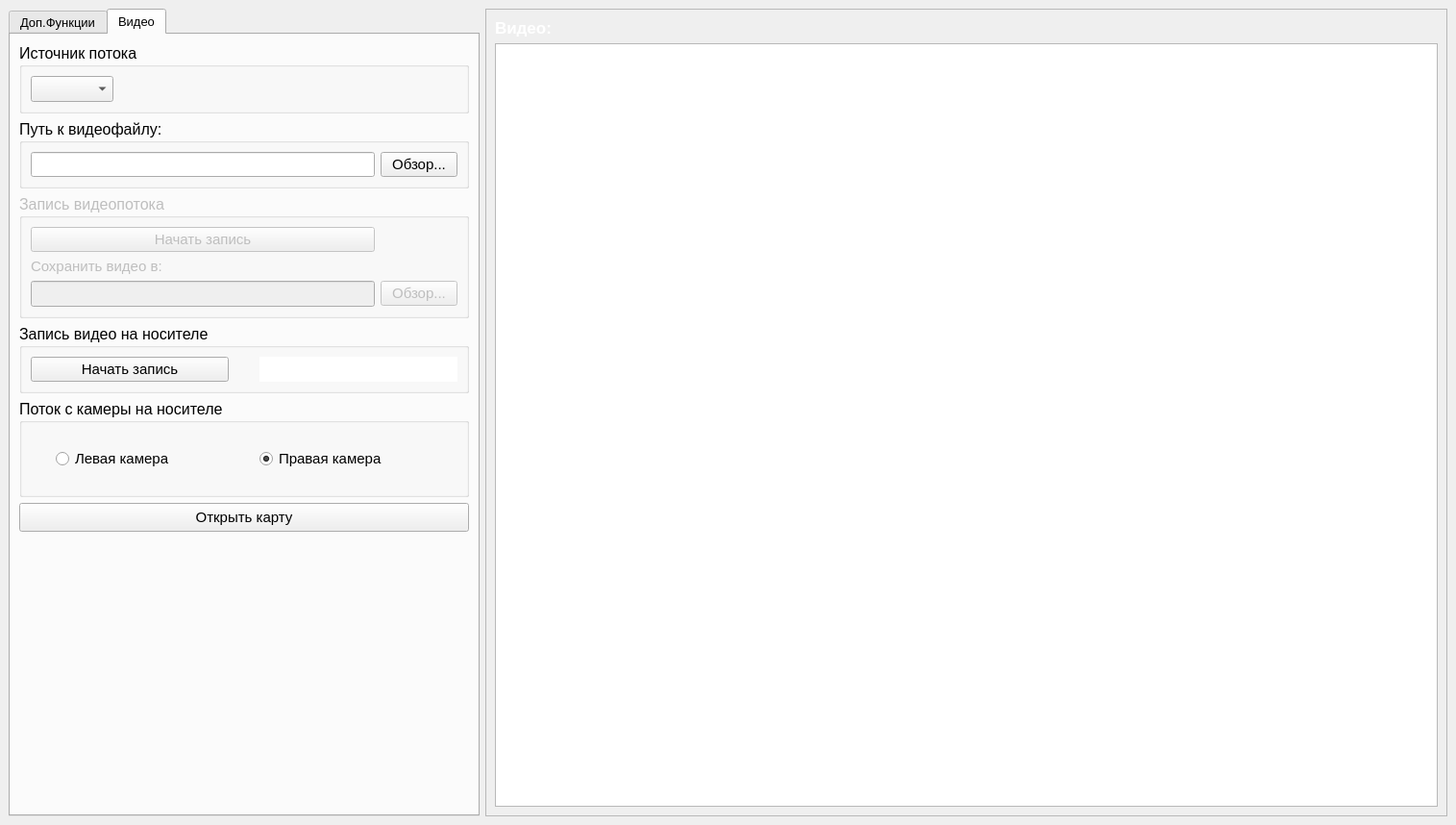
<?xml version="1.0" encoding="UTF-8"?>
<ui version="4.0">
 <class>MainWindow</class>
 <widget class="QMainWindow" name="MainWindow">
  <property name="geometry">
   <rect>
    <x>0</x>
    <y>0</y>
    <width>1515</width>
    <height>858</height>
   </rect>
  </property>
  <property name="minimumSize">
   <size>
    <width>1370</width>
    <height>739</height>
   </size>
  </property>
  <property name="windowTitle">
   <string>MainWindow</string>
  </property>
  <property name="styleSheet">
   <string notr="true">#centralwidget{border-image: url(:/backgrounds/hd-background.png) 0 0 0 0 stretch stretch;}</string>
  </property>
  <widget class="QWidget" name="centralwidget">
   <layout class="QGridLayout" name="gridLayout_2">
    <item row="0" column="0">
     <layout class="QGridLayout" name="gridLayout">
      <item row="0" column="1" colspan="2">
       <widget class="QFrame" name="frame">
        <property name="sizePolicy">
         <sizepolicy hsizetype="Preferred" vsizetype="MinimumExpanding">
          <horstretch>0</horstretch>
          <verstretch>0</verstretch>
         </sizepolicy>
        </property>
        <property name="frameShape">
         <enum>QFrame::StyledPanel</enum>
        </property>
        <property name="frameShadow">
         <enum>QFrame::Raised</enum>
        </property>
        <layout class="QGridLayout" name="gridLayout_3">
         <item row="1" column="0">
          <widget class="QLabel" name="label_2">
           <property name="font">
            <font>
             <pointsize>13</pointsize>
             <weight>75</weight>
             <bold>true</bold>
            </font>
           </property>
           <property name="styleSheet">
            <string notr="true">color: white</string>
           </property>
           <property name="text">
            <string>Видео:</string>
           </property>
          </widget>
         </item>
         <item row="3" column="0">
          <widget class="QGraphicsView" name="graphicsView">
           <property name="enabled">
            <bool>true</bool>
           </property>
           <property name="minimumSize">
            <size>
             <width>981</width>
             <height>552</height>
            </size>
           </property>
          </widget>
         </item>
        </layout>
       </widget>
      </item>
      <item row="0" column="0">
       <widget class="QTabWidget" name="tabWidget">
        <property name="enabled">
         <bool>true</bool>
        </property>
        <property name="sizePolicy">
         <sizepolicy hsizetype="Preferred" vsizetype="Preferred">
          <horstretch>0</horstretch>
          <verstretch>0</verstretch>
         </sizepolicy>
        </property>
        <property name="minimumSize">
         <size>
          <width>350</width>
          <height>699</height>
         </size>
        </property>
        <property name="maximumSize">
         <size>
          <width>500</width>
          <height>10000</height>
         </size>
        </property>
        <property name="font">
         <font>
          <family>Arial</family>
          <pointsize>10</pointsize>
          <weight>50</weight>
          <italic>false</italic>
          <bold>false</bold>
         </font>
        </property>
        <property name="currentIndex">
         <number>1</number>
        </property>
        <widget class="QWidget" name="tab">
         <attribute name="title">
          <string>Доп.Функции</string>
         </attribute>
         <layout class="QGridLayout" name="gridLayout_6">
          <item row="9" column="0">
           <widget class="QGroupBox" name="groupBoxGPS">
            <property name="font">
             <font>
              <pointsize>12</pointsize>
             </font>
            </property>
            <property name="title">
             <string>GPS</string>
            </property>
            <layout class="QGridLayout" name="gridLayout_8">
             <item row="1" column="0" colspan="2">
              <layout class="QGridLayout" name="gridLayout_19">
               <item row="0" column="1">
                <widget class="QLabel" name="label_6">
                 <property name="sizePolicy">
                  <sizepolicy hsizetype="Preferred" vsizetype="Preferred">
                   <horstretch>0</horstretch>
                   <verstretch>0</verstretch>
                  </sizepolicy>
                 </property>
                 <property name="font">
                  <font>
                   <pointsize>12</pointsize>
                  </font>
                 </property>
                 <property name="text">
                  <string>Координата Y</string>
                 </property>
                 <property name="alignment">
                  <set>Qt::AlignCenter</set>
                 </property>
                </widget>
               </item>
               <item row="1" column="0">
                <widget class="QLineEdit" name="lineEdit_cor_x"/>
               </item>
               <item row="1" column="1">
                <widget class="QLineEdit" name="lineEdit_cor_y"/>
               </item>
               <item row="0" column="0">
                <widget class="QLabel" name="label_7">
                 <property name="font">
                  <font>
                   <pointsize>12</pointsize>
                  </font>
                 </property>
                 <property name="text">
                  <string>Координата X</string>
                 </property>
                 <property name="alignment">
                  <set>Qt::AlignCenter</set>
                 </property>
                </widget>
               </item>
              </layout>
             </item>
             <item row="2" column="0">
              <widget class="QPushButton" name="pushBut_GPS_Nord">
               <property name="font">
                <font>
                 <pointsize>12</pointsize>
                </font>
               </property>
               <property name="text">
                <string>Задать направление на север</string>
               </property>
              </widget>
             </item>
             <item row="0" column="0">
              <widget class="QPushButton" name="pushButGPS">
               <property name="font">
                <font>
                 <pointsize>12</pointsize>
                </font>
               </property>
               <property name="text">
                <string>Задать координаты GPS</string>
               </property>
              </widget>
             </item>
             <item row="0" column="1">
              <spacer name="horizontalSpacer">
               <property name="orientation">
                <enum>Qt::Horizontal</enum>
               </property>
               <property name="sizeHint" stdset="0">
                <size>
                 <width>40</width>
                 <height>20</height>
                </size>
               </property>
              </spacer>
             </item>
            </layout>
           </widget>
          </item>
          <item row="7" column="0">
           <widget class="QGroupBox" name="groupBox_11">
            <property name="minimumSize">
             <size>
              <width>328</width>
              <height>72</height>
             </size>
            </property>
            <property name="font">
             <font>
              <pointsize>12</pointsize>
             </font>
            </property>
            <property name="title">
             <string>Сканирование</string>
            </property>
            <layout class="QGridLayout" name="gridLayout_5">
             <item row="0" column="2">
              <widget class="QPushButton" name="to_start">
               <property name="minimumSize">
                <size>
                 <width>149</width>
                 <height>26</height>
                </size>
               </property>
               <property name="font">
                <font>
                 <pointsize>11</pointsize>
                </font>
               </property>
               <property name="text">
                <string>В 0 положение</string>
               </property>
              </widget>
             </item>
             <item row="1" column="2">
              <widget class="QPushButton" name="setZero">
               <property name="font">
                <font>
                 <pointsize>12</pointsize>
                </font>
               </property>
               <property name="text">
                <string>Задать 0</string>
               </property>
              </widget>
             </item>
             <item row="1" column="1">
              <widget class="QPushButton" name="dtn_send_corners">
               <property name="font">
                <font>
                 <pointsize>12</pointsize>
                </font>
               </property>
               <property name="text">
                <string>Ввести сектор</string>
               </property>
              </widget>
             </item>
             <item row="0" column="1">
              <widget class="QPushButton" name="scanningBt">
               <property name="minimumSize">
                <size>
                 <width>132</width>
                 <height>26</height>
                </size>
               </property>
               <property name="font">
                <font>
                 <pointsize>11</pointsize>
                </font>
               </property>
               <property name="text">
                <string>Выключено</string>
               </property>
              </widget>
             </item>
             <item row="2" column="1" colspan="2">
              <layout class="QGridLayout" name="gridLayout_4">
               <item row="0" column="1">
                <widget class="QLabel" name="label_5">
                 <property name="font">
                  <font>
                   <pointsize>8</pointsize>
                  </font>
                 </property>
                 <property name="text">
                  <string>Угол по верт.</string>
                 </property>
                 <property name="alignment">
                  <set>Qt::AlignCenter</set>
                 </property>
                </widget>
               </item>
               <item row="1" column="1">
                <widget class="QLineEdit" name="lineEdit_corners_y">
                 <property name="text">
                  <string>20</string>
                 </property>
                 <property name="alignment">
                  <set>Qt::AlignCenter</set>
                 </property>
                </widget>
               </item>
               <item row="0" column="0">
                <widget class="QLabel" name="label">
                 <property name="font">
                  <font>
                   <pointsize>8</pointsize>
                  </font>
                 </property>
                 <property name="text">
                  <string>Угол по горизонт.</string>
                 </property>
                 <property name="alignment">
                  <set>Qt::AlignCenter</set>
                 </property>
                </widget>
               </item>
               <item row="1" column="0">
                <widget class="QLineEdit" name="lineEdit_corners_x">
                 <property name="text">
                  <string>50</string>
                 </property>
                 <property name="alignment">
                  <set>Qt::AlignCenter</set>
                 </property>
                </widget>
               </item>
              </layout>
             </item>
            </layout>
           </widget>
          </item>
          <item row="0" column="0">
           <widget class="Line" name="line_2">
            <property name="orientation">
             <enum>Qt::Horizontal</enum>
            </property>
           </widget>
          </item>
          <item row="8" column="0">
           <widget class="QGroupBox" name="groupBox_10">
            <property name="minimumSize">
             <size>
              <width>328</width>
              <height>72</height>
             </size>
            </property>
            <property name="font">
             <font>
              <pointsize>12</pointsize>
             </font>
            </property>
            <property name="title">
             <string>Управление слежением</string>
            </property>
            <layout class="QGridLayout" name="gridLayout_17">
             <item row="0" column="0">
              <widget class="QPushButton" name="engineBtn">
               <property name="minimumSize">
                <size>
                 <width>149</width>
                 <height>26</height>
                </size>
               </property>
               <property name="font">
                <font>
                 <pointsize>11</pointsize>
                </font>
               </property>
               <property name="text">
                <string>Включить двигатели</string>
               </property>
              </widget>
             </item>
             <item row="0" column="1">
              <spacer name="horizontalSpacer_4">
               <property name="orientation">
                <enum>Qt::Horizontal</enum>
               </property>
               <property name="sizeType">
                <enum>QSizePolicy::Preferred</enum>
               </property>
               <property name="sizeHint" stdset="0">
                <size>
                 <width>40</width>
                 <height>20</height>
                </size>
               </property>
              </spacer>
             </item>
            </layout>
           </widget>
          </item>
          <item row="10" column="0">
           <widget class="QGroupBox" name="groupBox_12">
            <property name="minimumSize">
             <size>
              <width>328</width>
              <height>73</height>
             </size>
            </property>
            <property name="font">
             <font>
              <pointsize>12</pointsize>
             </font>
            </property>
            <property name="title">
             <string>Калибровка камер</string>
            </property>
            <layout class="QVBoxLayout" name="verticalLayout">
             <item>
              <widget class="QPushButton" name="calibBt">
               <property name="minimumSize">
                <size>
                 <width>304</width>
                 <height>27</height>
                </size>
               </property>
               <property name="font">
                <font>
                 <pointsize>12</pointsize>
                </font>
               </property>
               <property name="text">
                <string>Запустить калибровку</string>
               </property>
              </widget>
             </item>
            </layout>
           </widget>
          </item>
          <item row="1" column="0">
           <widget class="QGroupBox" name="groupBox_2">
            <property name="minimumSize">
             <size>
              <width>328</width>
              <height>153</height>
             </size>
            </property>
            <property name="font">
             <font>
              <pointsize>12</pointsize>
             </font>
            </property>
            <property name="title">
             <string>Нейросеть</string>
            </property>
            <layout class="QGridLayout" name="gridLayout_9">
             <item row="2" column="0" colspan="4">
              <widget class="QLabel" name="label_4">
               <property name="enabled">
                <bool>true</bool>
               </property>
               <property name="font">
                <font>
                 <pointsize>12</pointsize>
                </font>
               </property>
               <property name="text">
                <string>Настройки нейросети</string>
               </property>
              </widget>
             </item>
             <item row="3" column="0" colspan="4">
              <widget class="QComboBox" name="comboBox_neuro">
               <property name="enabled">
                <bool>true</bool>
               </property>
               <property name="minimumSize">
                <size>
                 <width>304</width>
                 <height>22</height>
                </size>
               </property>
              </widget>
             </item>
             <item row="0" column="0" colspan="2">
              <widget class="QPushButton" name="neuroBtn">
               <property name="font">
                <font>
                 <pointsize>12</pointsize>
                </font>
               </property>
               <property name="text">
                <string>Включить</string>
               </property>
              </widget>
             </item>
             <item row="0" column="2" colspan="2">
              <widget class="QPushButton" name="initneuroBtn">
               <property name="minimumSize">
                <size>
                 <width>184</width>
                 <height>24</height>
                </size>
               </property>
               <property name="font">
                <font>
                 <family>MS Shell Dlg 2</family>
                 <pointsize>12</pointsize>
                </font>
               </property>
               <property name="text">
                <string>Инициализировать</string>
               </property>
              </widget>
             </item>
            </layout>
           </widget>
          </item>
          <item row="11" column="0">
           <spacer name="verticalSpacer_2">
            <property name="orientation">
             <enum>Qt::Vertical</enum>
            </property>
            <property name="sizeHint" stdset="0">
             <size>
              <width>20</width>
              <height>40</height>
             </size>
            </property>
           </spacer>
          </item>
         </layout>
        </widget>
        <widget class="QWidget" name="tab_3">
         <attribute name="title">
          <string>Видео</string>
         </attribute>
         <layout class="QVBoxLayout" name="verticalLayout_2">
          <item>
           <widget class="QGroupBox" name="groupBox_6">
            <property name="enabled">
             <bool>true</bool>
            </property>
            <property name="font">
             <font>
              <pointsize>12</pointsize>
             </font>
            </property>
            <property name="title">
             <string>Источник потока</string>
            </property>
            <layout class="QGridLayout" name="gridLayout_13">
             <item row="0" column="1">
              <spacer name="horizontalSpacer_3">
               <property name="orientation">
                <enum>Qt::Horizontal</enum>
               </property>
               <property name="sizeHint" stdset="0">
                <size>
                 <width>40</width>
                 <height>20</height>
                </size>
               </property>
              </spacer>
             </item>
             <item row="0" column="0">
              <widget class="QComboBox" name="comboBox">
               <property name="minimumSize">
                <size>
                 <width>72</width>
                 <height>22</height>
                </size>
               </property>
              </widget>
             </item>
            </layout>
           </widget>
          </item>
          <item>
           <widget class="QGroupBox" name="groupBox_7">
            <property name="minimumSize">
             <size>
              <width>328</width>
              <height>72</height>
             </size>
            </property>
            <property name="font">
             <font>
              <pointsize>12</pointsize>
             </font>
            </property>
            <property name="title">
             <string>Путь к видеофайлу:</string>
            </property>
            <layout class="QGridLayout" name="gridLayout_14">
             <item row="0" column="0">
              <widget class="QLineEdit" name="filepathLineEdit">
               <property name="sizePolicy">
                <sizepolicy hsizetype="Expanding" vsizetype="Preferred">
                 <horstretch>0</horstretch>
                 <verstretch>0</verstretch>
                </sizepolicy>
               </property>
               <property name="font">
                <font>
                 <pointsize>10</pointsize>
                </font>
               </property>
              </widget>
             </item>
             <item row="0" column="1">
              <widget class="QPushButton" name="filepathBtn">
               <property name="sizePolicy">
                <sizepolicy hsizetype="Minimum" vsizetype="Preferred">
                 <horstretch>0</horstretch>
                 <verstretch>0</verstretch>
                </sizepolicy>
               </property>
               <property name="minimumSize">
                <size>
                 <width>80</width>
                 <height>26</height>
                </size>
               </property>
               <property name="font">
                <font>
                 <pointsize>11</pointsize>
                </font>
               </property>
               <property name="text">
                <string>Обзор...</string>
               </property>
              </widget>
             </item>
            </layout>
           </widget>
          </item>
          <item>
           <widget class="QGroupBox" name="groupBox_8">
            <property name="enabled">
             <bool>false</bool>
            </property>
            <property name="font">
             <font>
              <pointsize>12</pointsize>
             </font>
            </property>
            <property name="title">
             <string>Запись видеопотока</string>
            </property>
            <layout class="QGridLayout" name="gridLayout_15">
             <item row="0" column="0">
              <widget class="QPushButton" name="saveBtn">
               <property name="sizePolicy">
                <sizepolicy hsizetype="Preferred" vsizetype="Fixed">
                 <horstretch>0</horstretch>
                 <verstretch>0</verstretch>
                </sizepolicy>
               </property>
               <property name="minimumSize">
                <size>
                 <width>218</width>
                 <height>26</height>
                </size>
               </property>
               <property name="font">
                <font>
                 <pointsize>11</pointsize>
                </font>
               </property>
               <property name="text">
                <string>Начать запись</string>
               </property>
              </widget>
             </item>
             <item row="0" column="1">
              <widget class="QLabel" name="saveLabel">
               <property name="sizePolicy">
                <sizepolicy hsizetype="Fixed" vsizetype="Fixed">
                 <horstretch>0</horstretch>
                 <verstretch>0</verstretch>
                </sizepolicy>
               </property>
               <property name="minimumSize">
                <size>
                 <width>20</width>
                 <height>20</height>
                </size>
               </property>
               <property name="text">
                <string/>
               </property>
              </widget>
             </item>
             <item row="0" column="2">
              <spacer name="horizontalSpacer_2">
               <property name="orientation">
                <enum>Qt::Horizontal</enum>
               </property>
               <property name="sizeType">
                <enum>QSizePolicy::Preferred</enum>
               </property>
               <property name="sizeHint" stdset="0">
                <size>
                 <width>40</width>
                 <height>20</height>
                </size>
               </property>
              </spacer>
             </item>
             <item row="1" column="0">
              <widget class="QLabel" name="label_3">
               <property name="font">
                <font>
                 <pointsize>11</pointsize>
                </font>
               </property>
               <property name="text">
                <string>Сохранить видео в:</string>
               </property>
              </widget>
             </item>
             <item row="2" column="0">
              <widget class="QLineEdit" name="savefilepathLineEdit">
               <property name="sizePolicy">
                <sizepolicy hsizetype="Expanding" vsizetype="Preferred">
                 <horstretch>0</horstretch>
                 <verstretch>0</verstretch>
                </sizepolicy>
               </property>
               <property name="minimumSize">
                <size>
                 <width>218</width>
                 <height>26</height>
                </size>
               </property>
              </widget>
             </item>
             <item row="2" column="1" colspan="2">
              <widget class="QPushButton" name="savefilepathBtn">
               <property name="minimumSize">
                <size>
                 <width>80</width>
                 <height>26</height>
                </size>
               </property>
               <property name="font">
                <font>
                 <pointsize>11</pointsize>
                </font>
               </property>
               <property name="text">
                <string>Обзор...</string>
               </property>
              </widget>
             </item>
            </layout>
           </widget>
          </item>
          <item>
           <widget class="QGroupBox" name="groupBox_3">
            <property name="minimumSize">
             <size>
              <width>328</width>
              <height>72</height>
             </size>
            </property>
            <property name="font">
             <font>
              <pointsize>12</pointsize>
             </font>
            </property>
            <property name="title">
             <string>Запись видео на носителе</string>
            </property>
            <layout class="QGridLayout" name="gridLayout_10">
             <item row="0" column="0">
              <widget class="QPushButton" name="saveairBtn">
               <property name="sizePolicy">
                <sizepolicy hsizetype="Preferred" vsizetype="Fixed">
                 <horstretch>0</horstretch>
                 <verstretch>0</verstretch>
                </sizepolicy>
               </property>
               <property name="minimumSize">
                <size>
                 <width>136</width>
                 <height>26</height>
                </size>
               </property>
               <property name="font">
                <font>
                 <pointsize>11</pointsize>
                </font>
               </property>
               <property name="text">
                <string>Начать запись</string>
               </property>
              </widget>
             </item>
             <item row="0" column="2">
              <widget class="QLineEdit" name="saveairLineEdit">
               <property name="sizePolicy">
                <sizepolicy hsizetype="Preferred" vsizetype="Preferred">
                 <horstretch>0</horstretch>
                 <verstretch>0</verstretch>
                </sizepolicy>
               </property>
               <property name="font">
                <font>
                 <pointsize>8</pointsize>
                </font>
               </property>
               <property name="frame">
                <bool>false</bool>
               </property>
              </widget>
             </item>
             <item row="0" column="1">
              <widget class="QLabel" name="saveairLabel">
               <property name="sizePolicy">
                <sizepolicy hsizetype="Fixed" vsizetype="Fixed">
                 <horstretch>0</horstretch>
                 <verstretch>0</verstretch>
                </sizepolicy>
               </property>
               <property name="minimumSize">
                <size>
                 <width>20</width>
                 <height>20</height>
                </size>
               </property>
               <property name="text">
                <string/>
               </property>
              </widget>
             </item>
            </layout>
           </widget>
          </item>
          <item>
           <widget class="QGroupBox" name="groupBox_4">
            <property name="minimumSize">
             <size>
              <width>328</width>
              <height>102</height>
             </size>
            </property>
            <property name="maximumSize">
             <size>
              <width>16777215</width>
              <height>150</height>
             </size>
            </property>
            <property name="font">
             <font>
              <pointsize>12</pointsize>
             </font>
            </property>
            <property name="title">
             <string>Поток с камеры на носителе</string>
            </property>
            <layout class="QGridLayout" name="gridLayout_11">
             <item row="0" column="2">
              <widget class="QRadioButton" name="airvideoRadioBtn1">
               <property name="minimumSize">
                <size>
                 <width>136</width>
                 <height>24</height>
                </size>
               </property>
               <property name="font">
                <font>
                 <pointsize>11</pointsize>
                </font>
               </property>
               <property name="text">
                <string>Левая камера</string>
               </property>
               <property name="checked">
                <bool>false</bool>
               </property>
              </widget>
             </item>
             <item row="0" column="1">
              <widget class="QLabel" name="airvideoLabel">
               <property name="sizePolicy">
                <sizepolicy hsizetype="Fixed" vsizetype="Fixed">
                 <horstretch>0</horstretch>
                 <verstretch>0</verstretch>
                </sizepolicy>
               </property>
               <property name="minimumSize">
                <size>
                 <width>20</width>
                 <height>20</height>
                </size>
               </property>
               <property name="text">
                <string/>
               </property>
              </widget>
             </item>
             <item row="0" column="3">
              <widget class="QRadioButton" name="airvideoRadioBtn2">
               <property name="minimumSize">
                <size>
                 <width>136</width>
                 <height>24</height>
                </size>
               </property>
               <property name="font">
                <font>
                 <pointsize>11</pointsize>
                </font>
               </property>
               <property name="text">
                <string>Правая камера</string>
               </property>
               <property name="checked">
                <bool>true</bool>
               </property>
              </widget>
             </item>
            </layout>
           </widget>
          </item>
          <item>
           <widget class="QPushButton" name="pushBtn_Map">
            <property name="minimumSize">
             <size>
              <width>0</width>
              <height>30</height>
             </size>
            </property>
            <property name="font">
             <font>
              <pointsize>11</pointsize>
             </font>
            </property>
            <property name="text">
             <string>Открыть карту</string>
            </property>
           </widget>
          </item>
          <item>
           <spacer name="verticalSpacer">
            <property name="orientation">
             <enum>Qt::Vertical</enum>
            </property>
            <property name="sizeHint" stdset="0">
             <size>
              <width>20</width>
              <height>40</height>
             </size>
            </property>
           </spacer>
          </item>
         </layout>
        </widget>
       </widget>
      </item>
     </layout>
    </item>
   </layout>
  </widget>
  <widget class="QMenuBar" name="menubar">
   <property name="geometry">
    <rect>
     <x>0</x>
     <y>0</y>
     <width>1515</width>
     <height>20</height>
    </rect>
   </property>
  </widget>
 </widget>
 <resources/>
 <connections/>
</ui>
